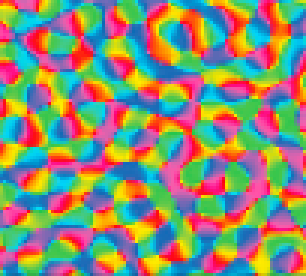
#> input picture mechanistic/orientation-preference-rubin-figure6.png, 102 x 92 px (shown 3 times larger)
$ jupyter execute --allow-errors SSN_2D_model-May-28-working.ipynb   (shell and % lines are left out)   (Python 2 division)
#> lines starting #> are read from the running program, lines starting #| are printed output that depends on the picture
[cell 1]
import matplotlib.pyplot as plt
import matplotlib.image as mpimg
import numpy as np
import scipy.io
from scipy.cluster.vq import kmeans2
from scipy import ndimage
from skimage import io, color

[cell 2]
def diff(x,y):
    return np.abs( np.mod( x - y + 90, 180) - 90 )

def G(x,y,sigma):
    return np.exp(-1*diff(x,y)**2/(2*sigma**2))

def G2D(x_range, y_range, mean, sigma):
    x0 = mean[0]
    y0 = mean[1]
    return np.exp( -1*( ( x_range-x0)**2 + (y_range-y0)**2) / (2*sigma**2) )

def mean_connections(W_ab):
    total = 0.
    for i in range(W_ab.shape[0]):
        sub_mat = W_ab[i,:,:]
        total = total + sub_mat[sub_mat != 0].size
    return total / W_ab.shape[0]

def stimulus_size(x,length,sig_RF):
    return (1.+np.exp(-(x + length/2.)/sig_RF) )**-1. * (1. - (1.+np.exp(-(x - length/2.)/sig_RF))**-1. )

[cell 3]
# Orientation preference map: for now, use k-means on Blasdel image
# rgb_img = mpimg.imread('v1-topology-blasdel-figure6.png')
rgb_img = mpimg.imread('orientation-preference-rubin-figure6.png')
#> rgb_img is the input picture: shape (92, 102, 3) float32; mean R, G, B 0.549, 0.557, 0.451

plt.figure()
plt.imshow(rgb_img)
plt.title('Original topographic image')

lab_img = color.rgb2lab(rgb_img) # convert to L*a*b* colourspace
#> lab_img: shape (92, 102, 3) float32; mean of channels 0, 1, 2 64.2, 4.9, 17.5

ab = lab_img[:,:,1:]
n_rows = np.shape(ab)[0]
#> n_rows = 92
n_cols = np.shape(ab)[1]
#> n_cols = 102

ab = np.reshape(ab, (n_rows*n_cols, 2))
#> ab = 9384 pairs, first value -66.12 to 84.32, second value -52.54 to 91.38
n_colours = 30

centroids, labels = kmeans2(ab, n_colours)
#> centroids = 30 pairs, first value -114.8 to 111.3, second value -67.02 to 115.7; labels = 9384 values, max 29 at index 20, min 0 at index 0, mean 15.69

labels = np.reshape(labels, (n_rows, n_cols))
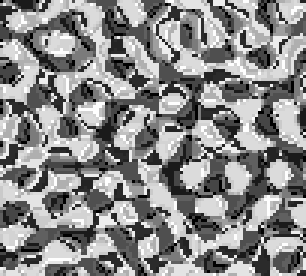
#> labels: shape (92, 102) int32 (shown 3 times larger); min 0, max 29, mean 15.7; drawn with min black and max white

rgb_labels = np.tile(labels[:,:,None], [1,1,3])

OP_range = np.linspace(0, 180, n_colours, endpoint=False)
full_OP_map = np.copy(labels)

for i in range(n_colours):
    seg_img = np.copy(rgb_img)
    seg_img[rgb_labels != i] = 0

    # assign an orientation preference (degrees) based on segmentation
    full_OP_map[full_OP_map == i] = OP_range[i]
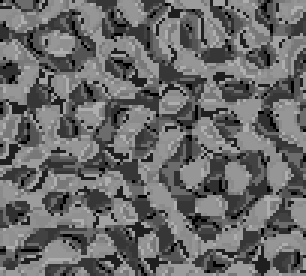
#> full_OP_map: shape (92, 102) int32 (shown 3 times larger); min 0, max 174, mean 105.1
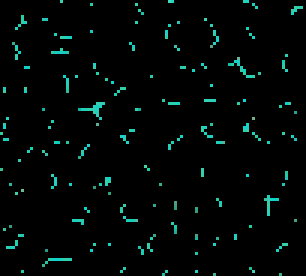
#> seg_img: shape (92, 102, 3) float32 (shown 3 times larger); mean R, G, B 0.00522, 0.0278, 0.0243

    # Show the individual segmented images:
#     plt.figure()
#     plt.imshow(seg_img)

[cell 4]
# Generate OP map using Bryan's output
data = scipy.io.loadmat('orientation-map.mat')
#> (reads mechanistic/orientation-map.mat from the repository)

OP_map = data['map']

plt.imshow(OP_map)
plt.colorbar()
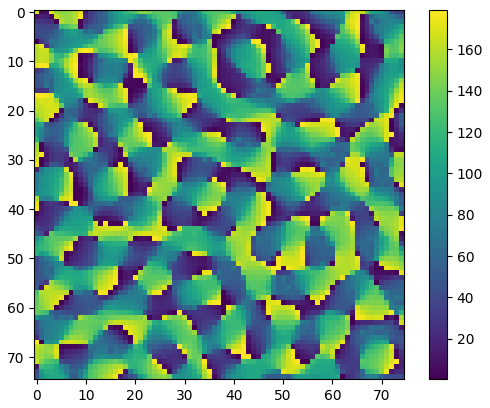
#> figure drawn by matplotlib, 2 panels

[cell 5]
# Determine the connection probabilities

N_pairs = 75 # no. of E/I pairs to a side of a grid
field_size = 16. # size of field to a side (degrees)
dx = field_size / N_pairs

xy_range = np.linspace(0, field_size, N_pairs, False)
# xy_range = np.linspace(-field_size/2, field_size/2, N_pairs)

xv, yv = np.meshgrid(xy_range, xy_range) # x and y grid values (degrees)

# [13 lines of commented-out code are left out]
data = scipy.io.loadmat('orientation-map.mat')
OP_map = data['map']
plt.imshow(OP_map)
plt.colorbar()

# blur the OP map to get a more fine gradient of preferences
# OP_map = ndimage.gaussian_filter(OP_map, sigma=0.5)
# OP_map = ndimage.gaussian_filter(OP_map, sigma=3)

# Rescale the map to 0-179 degrees:
# OP_map = (OP_map - np.min(OP_map)) / (np.max(OP_map) - np.min(OP_map)) * 179

# Rodent map (random orientation preferences)
# OP_map = np.floor(np.random.rand(N_pairs, N_pairs)*180)

# Connection weight parameters (from supp. materials S1.1.2):
kappa_E = 0.1
kappa_I = 0.5
J_EE = 0.1
J_IE = 0.38
J_EI = 0.089
J_II = 0.096

sig_EE = 8*dx
sig_IE = 12*dx
sig_EI = 4*dx
sig_II = 4*dx
sig_ori = 45

# calculate probability of no connections for each neuron (sparse connectivity)

G_EE = np.zeros((N_pairs**2, N_pairs, N_pairs))
G_IE = np.copy(G_EE)

# may not need these
G_EI = np.copy(G_EE)
G_II = np.copy(G_EE)

G_ori = np.copy(G_EE)

pW_EE = np.copy(G_EE)
pW_IE = np.copy(G_EE)
pW_EI = np.copy(G_EE)
pW_II = np.copy(G_EE)

#> (the rest of this cell did not finish here and is left out)

[cell 6]
r_units = np.floor(N_pairs**2*np.random.rand(5))

#> (the rest of this cell did not finish here and is left out)

#> (a cell that did not finish here is left out)

[cell 8]
# Show the connection maps (optional to run)
nx = 30
ny = 55
neuron_index = ny+nx*N_pairs
plt.figure()
plt.imshow(OP_map)
plt.colorbar()
plt.title('Segmented image')

plt.figure()
plt.imshow(rgb_img)
plt.title('Original image')

d_theta = OP_range[1]-OP_range[0]
rnd_OP = OP_map + d_theta/2*np.random.rand(N_pairs, N_pairs)

plt.figure()
plt.imshow(rnd_OP)
plt.colorbar()

# [7 lines of commented-out code are left out]

plt.figure()
#> (the rest of this cell did not finish here and is left out)

#> (a cell that did not finish here is left out)

#> (a cell that did not finish here is left out)

[cell 11]
r_units = [ 3509,   829,   148,   890,  3236]
for i in r_units:
    plt.figure()
#     plt.imshow(W_EE[i,:,:])
#     print np.where(W_EE[i,:,:]!=0)[0].size
    plt.imshow(G_ori[i,:,:])
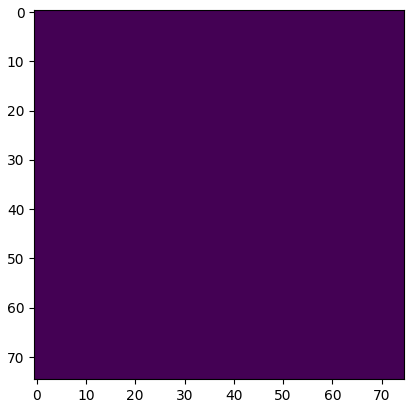
#> figure drawn by matplotlib, 1 panel

[cell 12]
# Model parameters (from supplementary methods)

k   = np.random.normal(0.012, 0.05*0.012, (N_pairs, N_pairs))
n_E = np.random.normal(2.0, 0.05*2.0, (N_pairs, N_pairs))
n_I = np.random.normal(2.2, 0.05*2.2, (N_pairs, N_pairs))
sig_FF = 32
sig_RF = dx

tau_E = np.random.normal(0.02, 0.05*0.02, (N_pairs, N_pairs))
tau_I = np.random.normal(0.01, 0.05*0.01, (N_pairs, N_pairs))

[cell 13]
def generate_ext_stimulus(ori, size, centre, full_frame=False):
    G_FF = G(ori, OP_map, sig_FF)

    if full_frame==True:
        h = G_FF
    else:
        x_distance = np.abs(xv - centre[0])
        y_distance = np.abs(yv - centre[1])
        dist = np.sqrt(x_distance**2 + y_distance**2)
        s_l = stimulus_size(dist, size, sig_RF)
        h = np.multiply( s_l, G_FF )

    return h

[cell 14]
def run_simulation( dt, timesteps, c, h, init_cond=[np.zeros((N_pairs, N_pairs)),np.zeros((N_pairs, N_pairs))]):
#> called with dt = 0.005, timesteps = 100, c = 40
    r_E = np.zeros((timesteps, N_pairs, N_pairs))
    r_I = np.copy(r_E)

    # add initial conditions:
    r_E[0,:,:] = init_cond[0]
    r_I[0,:,:] = init_cond[1]

    I_E = np.zeros((timesteps, N_pairs, N_pairs))
    I_I = np.copy(I_E)
    # rSS_E = np.copy(I_E)
    # rSS_I = np.copy(I_I)

    for t in range(1,timesteps):
        # Input drive from external input and network
#         I_E[t,:,:] = c*h + np.sum( np.reshape(np.multiply(W_EE, r_E[t-1,:,:]), (N_pairs, N_pairs, N_pairs**2)), 2).T - np.sum( np.reshape(np.multiply(W_EI, r_I[t-1,:,:]), (N_pairs, N_pairs, N_pairs**2)), 2).T
#         I_I[t,:,:] = c*h + np.sum( np.reshape(np.multiply(W_IE, r_E[t-1,:,:]), (N_pairs, N_pairs, N_pairs**2)), 2).T - np.sum( np.reshape(np.multiply(W_II, r_I[t-1,:,:]), (N_pairs, N_pairs, N_pairs**2)), 2).T

        I_E[t,:,:] = c*h + np.sum( np.sum( W_EE * r_E[t-1,:,:],1 ), 1 ).reshape(N_pairs, N_pairs).T - np.sum( np.sum( W_EI * r_I[t-1,:,:],1 ), 1 ).reshape(N_pairs, N_pairs).T
        I_I[t,:,:] = c*h + np.sum( np.sum( W_IE * r_E[t-1,:,:],1 ), 1 ).reshape(N_pairs, N_pairs).T - np.sum( np.sum( W_II * r_I[t-1,:,:],1 ), 1 ).reshape(N_pairs, N_pairs).T

        # steady state firing rates - power law I/O
        rSS_E = np.multiply(k, np.power(np.fmax(0,I_E[t,:,:]), n_E))
        rSS_I = np.multiply(k, np.power(np.fmax(0,I_I[t,:,:]), n_I))

        # set negative steady state rates to zero
        rSS_E[rSS_E < 0] = 0
        rSS_I[rSS_I < 0] = 0

        # instantaneous firing rates approaching steady state
        r_E[t,:,:] = r_E[t-1,:,:] + dt*(np.divide(-r_E[t-1,:,:]+rSS_E, tau_E))
        r_I[t,:,:] = r_I[t-1,:,:] + dt*(np.divide(-r_I[t-1,:,:]+rSS_I, tau_I))

    return [r_E, r_I, I_E, I_I]

[cell 15]
# run a single simulation for testing

r_units = np.floor(N_pairs*np.random.rand(5,2))

h = generate_ext_stimulus(45, 8, (8,8))
dt = 0.005
timesteps = 100
c = 40
#> (the rest of this cell did not finish here and is left out)

[cell 16]
# Plot results of single stimulus trial

plt.figure()
plt.hold(True)
rnd_units = np.floor( 75*np.random.rand( 10, 2 ) )
#> (the rest of this cell did not finish here and is left out)

[cell 17]
print OP_range

m = np.zeros((N_pairs, N_pairs))
m[np.where(OP_map == 60)] = 1

plt.figure()
plt.imshow(m)

[cell 18]
# parameters for simulation to reproduce mean length tuning curves, figure 6E
size_range = np.linspace(1,16,10) # size
c = 40
stim_ori = 45 # degrees
centre = (8,8)
h_range = np.zeros((len(size_range), N_pairs, N_pairs))

for i in range(len(size_range)):
    h_range[i,:,:] = generate_ext_stimulus(stim_ori, size_range[i], centre)
    plt.figure()
    plt.imshow(h_range[i,:,:])
    plt.title('Stimulus size: %d' % size_range[i])
    plt.colorbar()

dt = 0.005
timesteps = 100
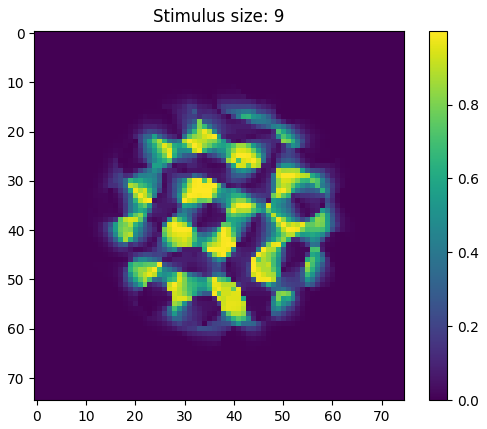
#> figure drawn by matplotlib, 2 panels
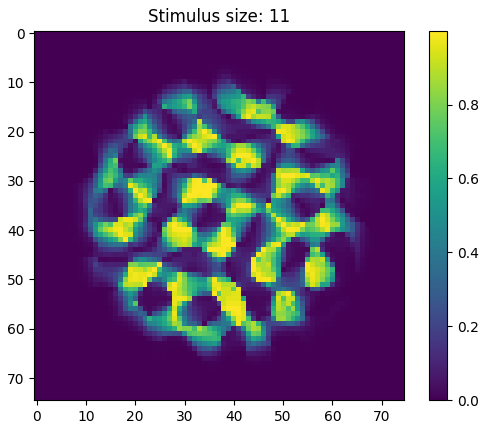
#> figure drawn by matplotlib, 2 panels
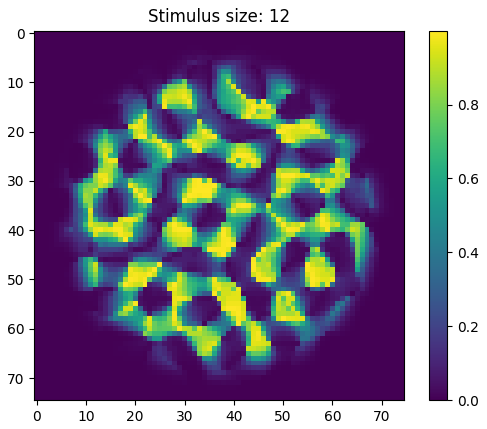
#> figure drawn by matplotlib, 2 panels
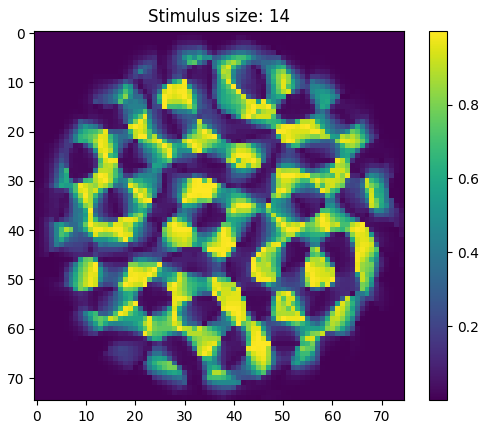
#> figure drawn by matplotlib, 2 panels
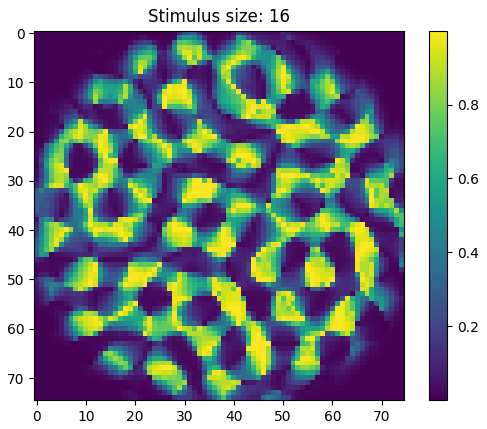
#> figure drawn by matplotlib, 2 panels

#> (a cell that did not finish here is left out)

[cell 20]
# Find which units demonstrate SSI > 0.25:
# first, find max firing rates for stimuli shorter than 2/3 * 16 degrees:
trials = size_range[ size_range < 2./3*field_size ].size

# r_max - maximum firing rate to stimuli shorter tha (2/3)*16 degrees
# r_max_E = np.max( np.max( results_E[:trials, :, :, :], 1), 0 )
#> (the rest of this cell did not finish here and is left out)

#> (a cell that did not finish here is left out)

[cell 22]
o_units = np.floor( 25* np.random.rand(25,2) )
o2_units = np.floor( 25* np.random.rand(25,2) + 50 )
i_units = np.floor( 25*np.random.rand(50,2) + 25 )

#> (the rest of this cell did not finish here and is left out)

[cell 23]
# Reproduction of figure 6F - length tuning for various levels of stimulus strength:

dt = 0.005
timesteps = 100

c_range = np.array([3,10,17,31,52])
# c_range = np.array([3])

# select 14 random units:
n_units = 14
r_units = np.floor( N_pairs*np.random.rand(n_units,2) )

size_range = np.linspace(1,16,10) # size
stim_ori = 45 # degrees
centre = (8,8)
h_range = np.zeros((len(size_range), N_pairs, N_pairs))

for i in range(len(size_range)):
    h_range[i,:,:] = generate_ext_stimulus(stim_ori, size_range[i], centre)

# store all the firing rates for every trial
#> (the rest of this cell did not finish here and is left out)
